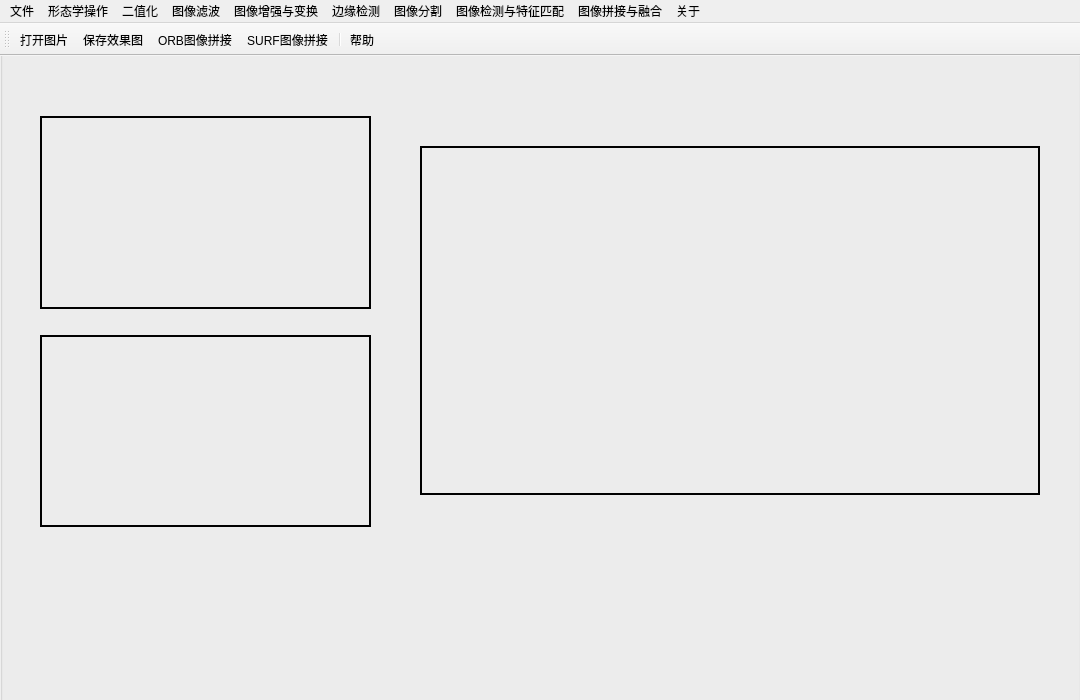
<?xml version="1.0" encoding="UTF-8"?>
<ui version="4.0">
 <class>MainWindow</class>
 <widget class="QMainWindow" name="MainWindow">
  <property name="geometry">
   <rect>
    <x>0</x>
    <y>0</y>
    <width>1080</width>
    <height>700</height>
   </rect>
  </property>
  <property name="windowTitle">
   <string>MainWindow</string>
  </property>
  <widget class="QWidget" name="centralwidget">
   <widget class="QGroupBox" name="groupBox">
    <property name="geometry">
     <rect>
      <x>0</x>
      <y>-40</y>
      <width>1081</width>
      <height>700</height>
     </rect>
    </property>
    <property name="sizePolicy">
     <sizepolicy hsizetype="Ignored" vsizetype="Ignored">
      <horstretch>0</horstretch>
      <verstretch>0</verstretch>
     </sizepolicy>
    </property>
    <property name="title">
     <string/>
    </property>
    <widget class="QLabel" name="label_dst">
     <property name="geometry">
      <rect>
       <x>420</x>
       <y>130</y>
       <width>620</width>
       <height>349</height>
      </rect>
     </property>
     <property name="styleSheet">
      <string notr="true"/>
     </property>
     <property name="frameShape">
      <enum>QFrame::WinPanel</enum>
     </property>
     <property name="lineWidth">
      <number>1</number>
     </property>
     <property name="text">
      <string/>
     </property>
    </widget>
    <widget class="QWidget" name="layoutWidget">
     <property name="geometry">
      <rect>
       <x>40</x>
       <y>100</y>
       <width>331</width>
       <height>411</height>
      </rect>
     </property>
     <layout class="QVBoxLayout" name="verticalLayout">
      <item>
       <widget class="QLabel" name="label_src1">
        <property name="sizePolicy">
         <sizepolicy hsizetype="Preferred" vsizetype="Expanding">
          <horstretch>0</horstretch>
          <verstretch>0</verstretch>
         </sizepolicy>
        </property>
        <property name="frameShape">
         <enum>QFrame::WinPanel</enum>
        </property>
        <property name="frameShadow">
         <enum>QFrame::Plain</enum>
        </property>
        <property name="text">
         <string/>
        </property>
       </widget>
      </item>
      <item>
       <spacer name="verticalSpacer">
        <property name="orientation">
         <enum>Qt::Vertical</enum>
        </property>
        <property name="sizeType">
         <enum>QSizePolicy::Fixed</enum>
        </property>
        <property name="sizeHint" stdset="0">
         <size>
          <width>20</width>
          <height>20</height>
         </size>
        </property>
       </spacer>
      </item>
      <item>
       <widget class="QLabel" name="label_src2">
        <property name="sizePolicy">
         <sizepolicy hsizetype="Preferred" vsizetype="Expanding">
          <horstretch>0</horstretch>
          <verstretch>0</verstretch>
         </sizepolicy>
        </property>
        <property name="frameShape">
         <enum>QFrame::WinPanel</enum>
        </property>
        <property name="frameShadow">
         <enum>QFrame::Plain</enum>
        </property>
        <property name="text">
         <string/>
        </property>
       </widget>
      </item>
     </layout>
    </widget>
   </widget>
  </widget>
  <widget class="QMenuBar" name="menubar">
   <property name="geometry">
    <rect>
     <x>0</x>
     <y>0</y>
     <width>1080</width>
     <height>26</height>
    </rect>
   </property>
   <widget class="QMenu" name="menu">
    <property name="title">
     <string>文件</string>
    </property>
    <addaction name="action_open"/>
    <addaction name="action_save"/>
    <addaction name="action_clear"/>
    <addaction name="action_back"/>
    <addaction name="separator"/>
    <addaction name="action_exit"/>
   </widget>
   <widget class="QMenu" name="menu_2">
    <property name="title">
     <string>形态学操作</string>
    </property>
    <addaction name="action_select_scope"/>
   </widget>
   <widget class="QMenu" name="menu_3">
    <property name="title">
     <string>图像滤波</string>
    </property>
    <addaction name="action_bulr"/>
    <addaction name="action_boxFilter"/>
    <addaction name="action_GaussFilter"/>
    <addaction name="action_midian"/>
    <addaction name="action_bilateral"/>
    <addaction name="actionGuidedFilter"/>
   </widget>
   <widget class="QMenu" name="menu_4">
    <property name="title">
     <string>图像增强与变换</string>
    </property>
    <widget class="QMenu" name="menu_12">
     <property name="title">
      <string>霍夫变换</string>
     </property>
     <addaction name="action_huofu_line"/>
     <addaction name="action_huofu_yuan"/>
    </widget>
    <widget class="QMenu" name="menu_13">
     <property name="title">
      <string>直方图</string>
     </property>
     <addaction name="action_hist_line"/>
     <addaction name="action_hist_colu"/>
     <addaction name="action_equalizehist"/>
    </widget>
    <addaction name="action_tiaojie_liangdu_duibidu"/>
    <addaction name="action_warpAffine"/>
    <addaction name="action_toushibianhuan"/>
    <addaction name="action_logPolar"/>
    <addaction name="action_kx_b"/>
    <addaction name="menu_12"/>
    <addaction name="menu_13"/>
    <addaction name="actionPoissonFusion"/>
   </widget>
   <widget class="QMenu" name="menu_5">
    <property name="title">
     <string>二值化</string>
    </property>
    <addaction name="action_base"/>
    <addaction name="actionTHRESH_OTSU"/>
    <addaction name="actionTHRESH_TRIANGLE"/>
    <addaction name="action_adapt"/>
   </widget>
   <widget class="QMenu" name="menu_6">
    <property name="title">
     <string>边缘检测</string>
    </property>
    <addaction name="actionSobel"/>
    <addaction name="actionCanny"/>
    <addaction name="actionLaplacian"/>
    <addaction name="actionScharr"/>
   </widget>
   <widget class="QMenu" name="menu_7">
    <property name="title">
     <string>图像检测与特征匹配</string>
    </property>
    <addaction name="action_lunkuojiance"/>
    <addaction name="action_jiaodianjiance"/>
    <addaction name="action_connectzone"/>
    <addaction name="actionSURF_2"/>
   </widget>
   <widget class="QMenu" name="menu_8">
    <property name="title">
     <string>图像拼接与融合</string>
    </property>
    <addaction name="action_pinjie"/>
   </widget>
   <widget class="QMenu" name="menu_10">
    <property name="title">
     <string>关于</string>
    </property>
    <addaction name="action_about"/>
    <addaction name="action_help"/>
   </widget>
   <widget class="QMenu" name="menu_11">
    <property name="title">
     <string>图像分割</string>
    </property>
    <addaction name="action_watershed"/>
    <addaction name="action_floodFill"/>
    <addaction name="actionK_Means"/>
    <addaction name="actionGrabCut"/>
    <addaction name="actionMeanShift"/>
   </widget>
   <addaction name="menu"/>
   <addaction name="menu_2"/>
   <addaction name="menu_5"/>
   <addaction name="menu_3"/>
   <addaction name="menu_4"/>
   <addaction name="menu_6"/>
   <addaction name="menu_11"/>
   <addaction name="menu_7"/>
   <addaction name="menu_8"/>
   <addaction name="menu_10"/>
  </widget>
  <widget class="QToolBar" name="toolBar">
   <property name="windowTitle">
    <string>toolBar</string>
   </property>
   <property name="iconSize">
    <size>
     <width>50</width>
     <height>50</height>
    </size>
   </property>
   <property name="toolButtonStyle">
    <enum>Qt::ToolButtonTextUnderIcon</enum>
   </property>
   <attribute name="toolBarArea">
    <enum>TopToolBarArea</enum>
   </attribute>
   <attribute name="toolBarBreak">
    <bool>false</bool>
   </attribute>
   <addaction name="action_open"/>
   <addaction name="action_save"/>
   <addaction name="action_ORB_pinjie"/>
   <addaction name="action_SURF_pinjie"/>
   <addaction name="separator"/>
   <addaction name="action_help"/>
  </widget>
  <action name="action_open">
   <property name="icon">
    <iconset resource="image.qrc">
     <normaloff>:/image/picture.png</normaloff>:/image/picture.png</iconset>
   </property>
   <property name="text">
    <string>打开图片</string>
   </property>
   <property name="toolTip">
    <string>打开图片</string>
   </property>
   <property name="shortcut">
    <string>Ctrl+K</string>
   </property>
  </action>
  <action name="action_save">
   <property name="icon">
    <iconset resource="image.qrc">
     <normaloff>:/image/save.png</normaloff>:/image/save.png</iconset>
   </property>
   <property name="text">
    <string>保存效果图</string>
   </property>
   <property name="toolTip">
    <string>保存效果图</string>
   </property>
   <property name="shortcut">
    <string>Ctrl+S</string>
   </property>
  </action>
  <action name="action_clear">
   <property name="icon">
    <iconset resource="image.qrc">
     <normaloff>:/image/clear.png</normaloff>:/image/clear.png</iconset>
   </property>
   <property name="text">
    <string>清除图像</string>
   </property>
  </action>
  <action name="action_exit">
   <property name="icon">
    <iconset resource="image.qrc">
     <normaloff>:/image/blue_quit.png</normaloff>:/image/blue_quit.png</iconset>
   </property>
   <property name="text">
    <string>退出</string>
   </property>
  </action>
  <action name="action_back">
   <property name="icon">
    <iconset resource="image.qrc">
     <normaloff>:/image/blue_undo.png</normaloff>:/image/blue_undo.png</iconset>
   </property>
   <property name="text">
    <string>还原图像</string>
   </property>
  </action>
  <action name="action_select_scope">
   <property name="text">
    <string>选择操作参数</string>
   </property>
  </action>
  <action name="action_bulr">
   <property name="text">
    <string>均值滤波</string>
   </property>
  </action>
  <action name="action_boxFilter">
   <property name="text">
    <string>方框滤波</string>
   </property>
  </action>
  <action name="action_GaussFilter">
   <property name="text">
    <string>高斯滤波</string>
   </property>
  </action>
  <action name="action_midian">
   <property name="text">
    <string>中值滤波</string>
   </property>
  </action>
  <action name="action_bilateral">
   <property name="text">
    <string>双边滤波</string>
   </property>
  </action>
  <action name="action_equalizehist">
   <property name="text">
    <string>直方图均衡化</string>
   </property>
  </action>
  <action name="action_tiaojie_liangdu_duibidu">
   <property name="text">
    <string>调节亮度/对比度</string>
   </property>
  </action>
  <action name="action_base">
   <property name="text">
    <string>基本二值化方法</string>
   </property>
  </action>
  <action name="actionTHRESH_OTSU">
   <property name="text">
    <string>THRESH_OTSU + 基本二值化方法</string>
   </property>
  </action>
  <action name="actionTHRESH_TRIANGLE">
   <property name="text">
    <string>THRESH_TRIANGLE + 基本二值化方法</string>
   </property>
  </action>
  <action name="action_adapt">
   <property name="text">
    <string>自适应二值化</string>
   </property>
  </action>
  <action name="actionSobel">
   <property name="text">
    <string>Sobel算子</string>
   </property>
  </action>
  <action name="actionCanny">
   <property name="text">
    <string>Canny算子</string>
   </property>
  </action>
  <action name="actionLaplacian">
   <property name="text">
    <string>Laplacian算子</string>
   </property>
  </action>
  <action name="actionScharr">
   <property name="text">
    <string>Scharr算子</string>
   </property>
  </action>
  <action name="action_about">
   <property name="text">
    <string>软件说明</string>
   </property>
  </action>
  <action name="action_lunkuojiance">
   <property name="text">
    <string>轮廓检测</string>
   </property>
  </action>
  <action name="action_huofu_line">
   <property name="text">
    <string>霍夫线变换</string>
   </property>
  </action>
  <action name="action_huofu_yuan">
   <property name="text">
    <string>霍夫圆变换</string>
   </property>
  </action>
  <action name="action_jiaodianjiance">
   <property name="text">
    <string>角点检测</string>
   </property>
  </action>
  <action name="action_warpAffine">
   <property name="text">
    <string>仿射变换</string>
   </property>
  </action>
  <action name="action_logPolar">
   <property name="text">
    <string>笛卡尔坐标与极坐标相互转换</string>
   </property>
  </action>
  <action name="actionK_Means">
   <property name="text">
    <string>K-均值聚类</string>
   </property>
  </action>
  <action name="action_kx_b">
   <property name="text">
    <string>线性变换：y = |kx + b|</string>
   </property>
  </action>
  <action name="action_floodFill">
   <property name="text">
    <string>漫水填充（随机种子点）</string>
   </property>
  </action>
  <action name="action_toushibianhuan">
   <property name="text">
    <string>透视变换（常用于图片矫正）</string>
   </property>
  </action>
  <action name="action_watershed">
   <property name="text">
    <string>分水岭分割</string>
   </property>
  </action>
  <action name="action_hist_line">
   <property name="text">
    <string>直方图（线状）</string>
   </property>
   <property name="toolTip">
    <string>直方图（线状）</string>
   </property>
  </action>
  <action name="action_hist_colu">
   <property name="text">
    <string>直方图（柱状）</string>
   </property>
  </action>
  <action name="actionGrabCut">
   <property name="text">
    <string>GrabCut抠图</string>
   </property>
  </action>
  <action name="actionMeanShift">
   <property name="text">
    <string>MeanShift 均值漂移分割</string>
   </property>
   <property name="toolTip">
    <string>MeanShift均值漂移分割</string>
   </property>
  </action>
  <action name="action_connectzone">
   <property name="text">
    <string>连通域检测</string>
   </property>
  </action>
  <action name="actionSURF">
   <property name="text">
    <string>SURF特征点检测</string>
   </property>
   <property name="iconText">
    <string>SURF特征点检测</string>
   </property>
   <property name="toolTip">
    <string>SURF特征点检测</string>
   </property>
  </action>
  <action name="actionSIFT">
   <property name="text">
    <string>SIFT特征点检测</string>
   </property>
   <property name="iconText">
    <string>SIFT特征点检测</string>
   </property>
   <property name="toolTip">
    <string>SIFT特征点检测</string>
   </property>
  </action>
  <action name="actionSURF_2">
   <property name="text">
    <string>SURF特征匹配</string>
   </property>
  </action>
  <action name="actionGuidedFilter">
   <property name="text">
    <string>导向滤波</string>
   </property>
  </action>
  <action name="actionPoissonFusion">
   <property name="text">
    <string>泊松融合</string>
   </property>
  </action>
  <action name="action_help">
   <property name="icon">
    <iconset resource="image.qrc">
     <normaloff>:/image/blue_help.png</normaloff>:/image/blue_help.png</iconset>
   </property>
   <property name="text">
    <string>帮助</string>
   </property>
   <property name="toolTip">
    <string>帮助</string>
   </property>
  </action>
  <action name="action_SURF_pinjie">
   <property name="icon">
    <iconset resource="image.qrc">
     <normaloff>:/image/pinjie.png</normaloff>:/image/pinjie.png</iconset>
   </property>
   <property name="text">
    <string>SURF图像拼接</string>
   </property>
   <property name="toolTip">
    <string>SURF图像拼接</string>
   </property>
  </action>
  <action name="action_ORB_pinjie">
   <property name="icon">
    <iconset resource="image.qrc">
     <normaloff>:/image/pinjie2.png</normaloff>:/image/pinjie2.png</iconset>
   </property>
   <property name="text">
    <string>ORB图像拼接</string>
   </property>
   <property name="toolTip">
    <string>ORB图像拼接</string>
   </property>
  </action>
  <action name="action_pinjie">
   <property name="text">
    <string>图像拼接</string>
   </property>
   <property name="toolTip">
    <string>图像拼接</string>
   </property>
  </action>
 </widget>
 <resources>
  <include location="image.qrc"/>
 </resources>
 <connections/>
</ui>
